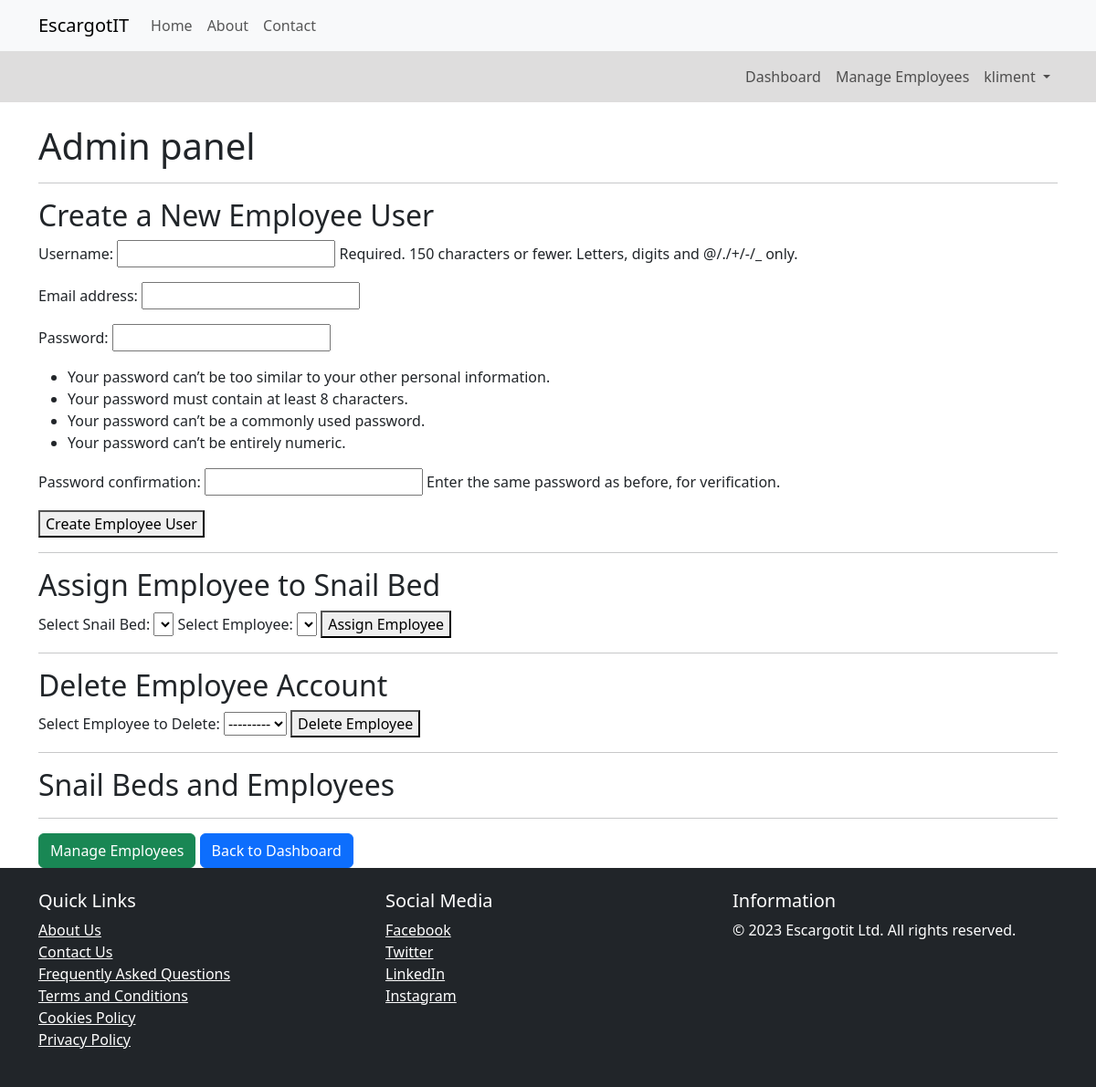
The app's page /custom_admin_panel/ (signed in), older data.
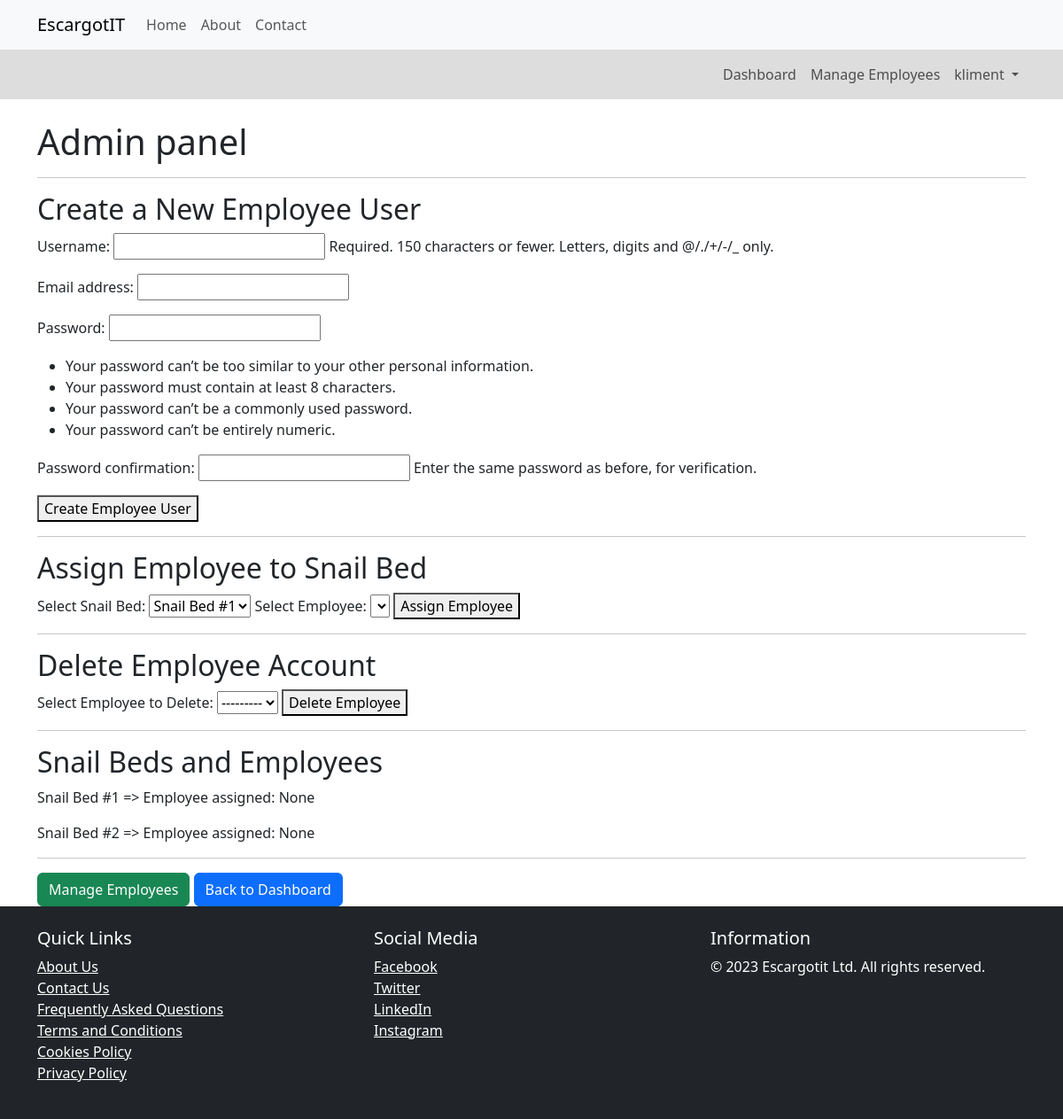
The same page, newer data.
### core/models.py (models this page shows, shortened)
class SnailBed(models.Model):
    bed_name = models.CharField(max_length=100, unique=False, null=True, blank=True)
    user = models.ForeignKey(AdminUser, on_delete=models.CASCADE, null=True, blank=True, db_constraint=False)
    employee = models.ForeignKey(EmployeeUser, on_delete=models.SET_NULL, null=True, blank=True, db_constraint=False)
    snail_amount = models.IntegerField(null=True, blank=True)
    hatch_rate = models.ForeignKey('SnailHatchRate', on_delete=models.SET_NULL, null=True, blank=True)
    mortality_rate = models.ForeignKey('SnailMortalityRate', on_delete=models.SET_NULL, null=True, blank=True)
    maturity_rate = models.ForeignKey('TimeTakenToMature', on_delete=models.SET_NULL, null=True, blank=True)

### core/views.py (the view, shortened to what this page needs)
# urls.py: path('custom_admin_panel/', views.custom_admin_panel, name='custom_admin_panel'),
@login_required(login_url='login')
def custom_admin_panel(request):
    current_user = AdminUser.objects.filter(user=request.user).first()
    if request.method == 'POST' and 'register_employee' in request.POST:
        form = EmployeeCreationForm(admin=current_user, data=request.POST) # pass current admin
        if form.is_valid():
            form.save()
            username = form.cleaned_data.get('username')
            messages.success(request, f'Employee user {username} has been created.')
            return redirect('custom_admin_panel')
    else:
        form = EmployeeCreationForm(admin=current_user)
    if request.method == 'POST' and 'delete_employee' in request.POST:
        delete_form = DeleteEmployeeForm(request.POST)
        if delete_form.is_valid():
            employee_to_delete = delete_form.cleaned_data['employee_to_delete']
            user_to_delete = employee_to_delete.user
            username = employee_to_delete.user.username
            if SnailBed.objects.filter(employee=employee_to_delete).exists():
                messages.error(request, f'Employee {username} is assigned to one or more Snail Beds. Unassign them first before deleting.')
            else:
                employee_to_delete.delete()
                user_to_delete.delete()
                messages.success(request, f'Employee {username} has been deleted.')
    else:
        delete_form = DeleteEmployeeForm()
    snail_beds = SnailBed.objects.filter(user=current_user)
    employees = EmployeeUser.objects.all()
    context = {
        'snail_beds': snail_beds,
        'employees': employees,
        'form': form,
        'delete_form': delete_form,
        }
    return render(request, 'admin_panel.html', context)

### core/forms.py (shortened to what this page needs)
class EmployeeCreationForm(UserCreationForm):
    def __init__(self, admin, *args, **kwargs):
        super(EmployeeCreationForm, self).__init__(*args, **kwargs)
        self.admin = admin  # Store the admin object that is passed by our view
    class Meta:
        model = User
        fields = ['username', 'email'] #password is added as field by default + pass confirmation

class DeleteEmployeeForm(forms.Form):
    employee_to_delete = forms.ModelChoiceField(
        queryset=EmployeeUser.objects.all(),
        label='Select Employee to Delete'
    )

### templates/admin_panel.html (shortened to what this page needs)
{% extends "base/base.html" %}
{% block content %}
<div class="container mt-4">
    <h1>Admin panel</h1>
    <hr>
    <h2>Create a New Employee User</h2>
    <form method="post">
        {{ form.as_p }}
        <button type="submit" name="register_employee">Create Employee User</button>
    </form>
    <hr>
    <h2>Assign Employee to Snail Bed</h2>
    <form method="post">
        <label for="snail_bed">Select Snail Bed:</label>
        <select name="snail_bed_id" id="snail_bed">
            {% for snail_bed in snail_beds %}
                <option value="{{ snail_bed.id }}">{{ snail_bed.bed_name }}</option>
            {% endfor %}
        </select>
        <label for="employee">Select Employee:</label>
        <select name="employee_id" id="employee">
        </select>
        <button type="submit" name="assign_employee">Assign Employee</button>
    </form>
    <hr>
    <h2>Delete Employee Account</h2>
    <form method="post">
        {{ delete_form.employee_to_delete.label_tag }}
        {{ delete_form.employee_to_delete }}
        <button type="submit" name="delete_employee">Delete Employee</button>
    </form>
    <hr>
    <h2>Snail Beds and Employees</h2>
    {% for bed in snail_beds %}
        <p>{{ bed.bed_name }} =>  Employee assigned: {{bed.employee}}</p>
    {% endfor %}
    <hr>
    <a class="btn btn-success" href="{% url 'employees' %}">Manage Employees</a>
    <a class="btn btn-primary" href="{% url 'dashboard' %}">Back to Dashboard</a>
</div>
{% endblock %}

Row changes from the older to the newer data that the page shows:
added SnailBed: bed_name "Snail Bed #1", employee "None"
added SnailBed: bed_name "Snail Bed #2", employee "None"
Text that changed along with them:
form field snail_bed_id: (not shown) → "Snail Bed #1"
